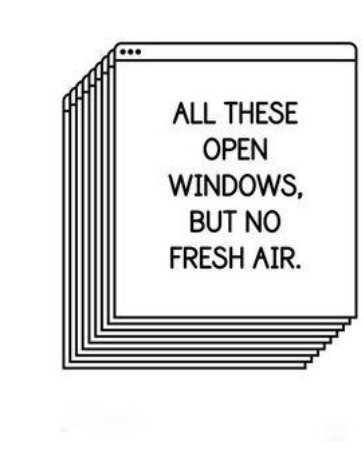
#> input picture res/smallimage.jpg, 363 x 451 px
$ python main.py res/bigimage.jpg --concealandextract res/smallimage.jpg   (older library calls are emulated)
#> lines starting #> are read from the running program, lines starting #| are printed output that depends on the picture; after the words box and inside, x2 and y2 are one past the last pixel; in counts of white or black regions, pixels touching at a corner belong together
import argparse

import cv2
import numpy as np

COLOR_LAYER = 0

def main():
    parser = argparse.ArgumentParser(prog="Image Steganography",
                                     description='Hide an image within another image.')

    parser.add_argument('image',
                        type=argparse.FileType(),
                        help='target image path to play with')

    hide_or_extract_group = parser.add_mutually_exclusive_group(required=True)
    hide_or_extract_group.add_argument('-ce', '--concealandextract',
                                       nargs=1,
                                       type=argparse.FileType(),
                                       help='conceal an image within the passed image (takes another image path)'
                                            'then extract it back while previewing all the changes')
    hide_or_extract_group.add_argument('-c', '--conceal',
                                       nargs=1,
                                       type=argparse.FileType(),
                                       help='conceal an image within the passed image (takes another image path)')
    hide_or_extract_group.add_argument('-e', '--extract',
                                       action="store_true",
                                       help='extract a hidden image from the given image')

    args = parser.parse_args()
    # Validate the given path points to an image

    host_img_path = args.image.name

    if args.conceal:
        message_img_path = args.conceal[0].name  # Validate this path
        conceal_image(host_img_path, message_img_path, False)
    elif args.extract:
        extract(host_img_path)
    elif args.concealandextract:
        message_img_path = args.concealandextract[0].name  # Validate this path
        conceal_and_extract_image(host_img_path, message_img_path, True)


def conceal_and_extract_image(host_img_path, message_img_path, preview):
    concealed_img = conceal_image(host_img_path, message_img_path, preview)

    extracted_img = _extract(concealed_img, COLOR_LAYER)
    _preview_image("Extracted Image", extracted_img)


def conceal_image(host_img_path, message_img_path, preview):
    # Validate that the message image can be concealed within the host image.
    # Shape (dimensions) of host image should be larger, otherwise crop message image.
    message_img = convert_to_binary_image(message_img_path, preview)
#> in convert_to_binary_image, img is the input picture: shape (451, 363, 3); min 0, max 255, mean 224.7
    host_img = cv2.imread(host_img_path)

    _preview_image("Message Image", message_img, keep_open=True)
    _preview_image("Carrier Host Image", host_img, keep_open=True)

    concealed_img = _conceal(host_img, message_img, COLOR_LAYER)
    _preview_image("Concealed Image", concealed_img)

    return concealed_img


def _conceal(host_img_array, message_img_array, layer):
    """ Conceal 1's as even red pixels.
        layer: stands for which color to manipulate, RGBA:
            0: for changing the red layer. (1, green), (2, blue), (3, alpha)
    """
    # Convert array of int to array of boolean.

    message_img_array_mask = message_img_array == 0

    for r, row in enumerate(host_img_array):
        if r == message_img_array_mask.shape[0]:
            break
        for c, pixel in enumerate(row):
            if c == message_img_array_mask.shape[1]:
                break
            if (message_img_array_mask[r][c]):
                # Make it even red pixel, it's a 1.
                if pixel[layer] % 2 != 0:
                    pixel[layer] -= 1
            else:
                # Make it odd red pixel, it's a 0.
                if pixel[layer] % 2 == 0:
                    pixel[layer] += 1

    return host_img_array


def extract(host_img_path):
    host_img = cv2.imread(host_img_path)

    extracted_img = _extract(host_img, COLOR_LAYER)
    _preview_image("Extracted Image", extracted_img)

    return extracted_img


def _extract(host_img_array, layer):
    extracted_img = np.zeros(host_img_array.shape[:2], dtype=np.uint8)

    for r, row in enumerate(host_img_array):
        for c, pixel in enumerate(row):
            if pixel[layer] % 2 != 0:
                extracted_img[r][c] = 255

    return extracted_img


def convert_to_binary_image(img_path, preview):
    img = cv2.imread(img_path)
    if preview: _preview_image("Original Message Image", img, keep_open=True)

    img_gray = cv2.imread(img_path, cv2.CV_LOAD_IMAGE_GRAYSCALE)
    if preview: _preview_image("Gray Scale Message Image", img_gray, keep_open=True)

    (thresh, img_bw) = cv2.threshold(img_gray, 128, 255, cv2.THRESH_BINARY | cv2.THRESH_OTSU)
    if preview:  _preview_image("Black & White Message Image", img_bw)

    return img_bw


def _preview_image(window_name, cv2_image, **kwargs):
    cv2.startWindowThread()
    cv2.namedWindow(window_name)
    cv2.imshow(window_name, cv2_image)
    cv2.waitKey()
    if not 'keep_open' in kwargs:
        cv2.destroyAllWindows()


if __name__ == '__main__':
    main()
#> in convert_to_binary_image, `(thresh, img_bw) = cv2.threshold(img_gray, 128, 255, cv2.THRESH_BINARY..`:
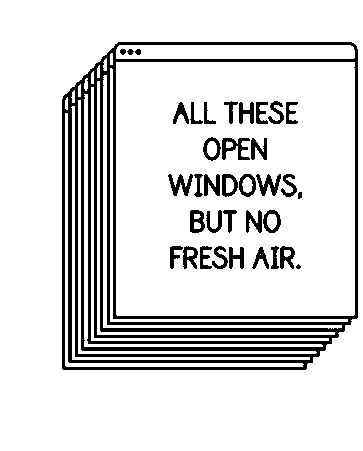
#> img_bw: shape (451, 363); 86.1% white; 37 black regions (1 under 20 px), largest, box (x1, y1, x2, y2) and area: (62, 42, 358, 370) 17200, (222, 138, 250, 160) 313, (168, 174, 193, 196) 267
#> in convert_to_binary_image, `(thresh, img_bw) = cv2.threshold(img_gray, 128, 255, cv2.THRESH_BINARY..`: thresh = 160
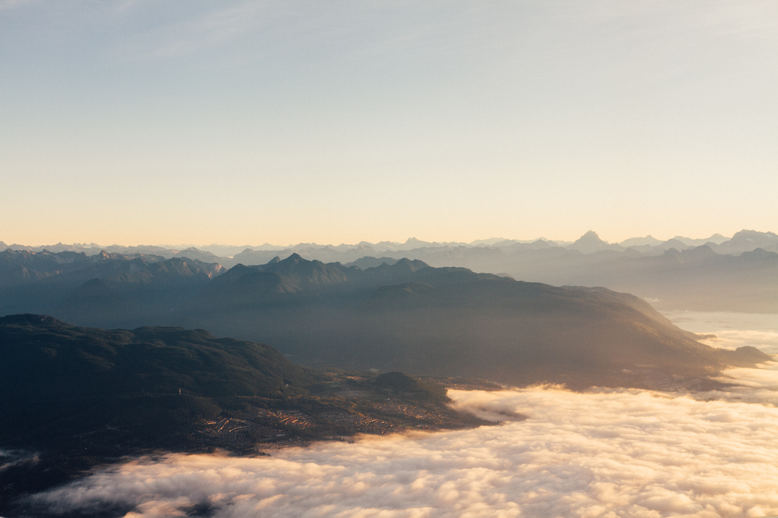
#> input picture res/bigimage.jpg, 778 x 518 px
#> in conceal_image, host_img is the input picture: shape (518, 778, 3); mean B, G, R 154.1, 163.5, 169.5
#> after the loop in _conceal, `for r, row in enumerate(host_img_array):`: pixel = [172, 211, 249]
#> after the loop in _extract, `for r, row in enumerate(host_img_array):`:
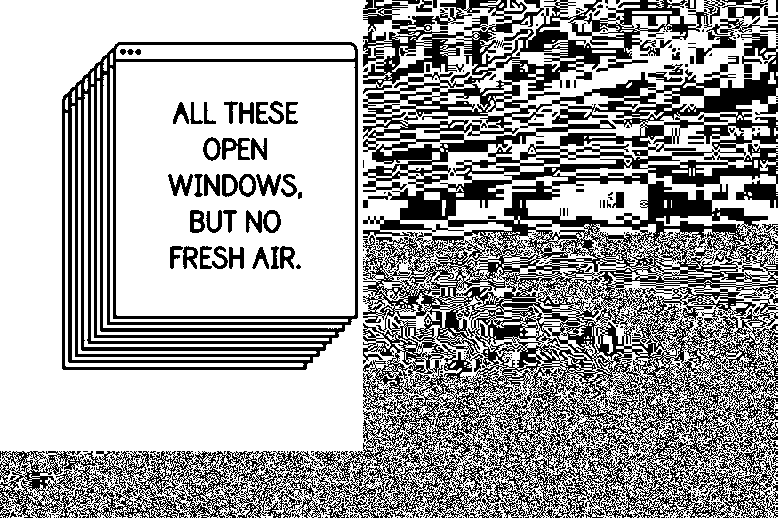
#> extracted_img: shape (518, 778); 64.7% white; 599 black regions (519 under 20 px), largest, box (x1, y1, x2, y2) and area: (0, 0, 778, 518) 114733, (62, 42, 358, 370) 17200, (688, 17, 778, 64) 838
